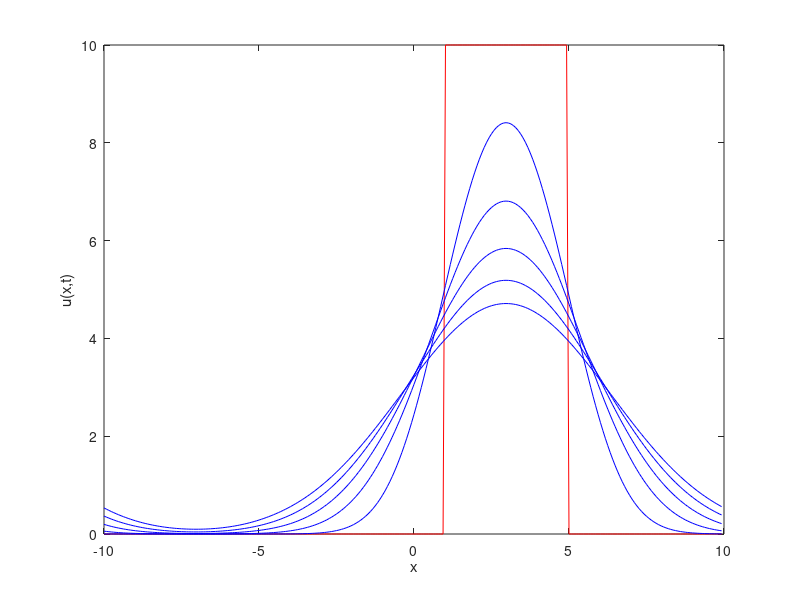

The MATLAB script that drew this image:
% 
% Introductory Matlab script for a solving the heat equation 
%     u_t = D u_xx
% using the fast Fourier Transform and convolutions
%
% Jim Powell, 4 November 2024
%

% set parameters and define domain
J=256;      % use a power of two for maximum efficiency
L=10;       % half width of domain
dx=2*L/J;   % spatial step size
x=linspace(-L,L-dx,J);  % FFT assumes f(L)=f(-L) so last point unnecessary
D=1;        % diffusion constant

% set initial condition and take FFT
f=10*( abs(x-3)<2);     % block wave, width 4, centered at x=3
fk=fft(f);  % transform!

% calculate and plot spectral solution at different times using convolution

plot(x,f,'r')   % IC in red

for t=1:5   % times for the various solutions
    K=exp(-.25/(D*t)*x.^2)/sqrt(4*pi*D*t);     % fundamental soln at time t
    Kk=dx*fft(K);      % scaled FFT of K for convolution
    uk=Kk.*fk;          % implement convolution in wve space
    u=real( fftshift( ifft(uk) ) ); % implement shift, ignore small imaginary bits
    hold on, plot(x,u,'b'), hold off
end
xlabel('x'), ylabel('u(x,t)')

